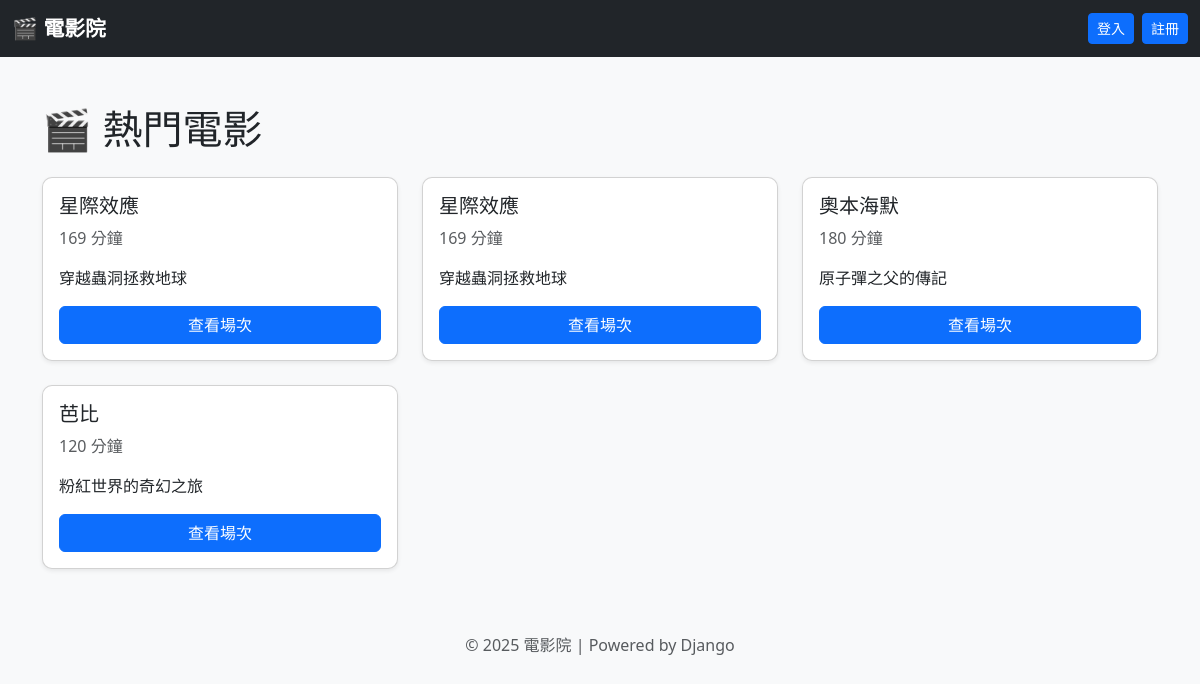
The page / on the database its author committed.
### tickets/models.py (models this page shows, shortened)
class Movie(models.Model):
    title = models.CharField(max_length=100)
    description = models.TextField()
    duration = models.IntegerField()  # 片長（分鐘）
    release_date = models.DateField()
    image_url = models.CharField(max_length=500, null=True, blank=True, default="")  # ✅ 已補 default
    def __str__(self):
        return self.title

### tickets/views.py (the view)
# urls.py: path("", views.movie_list, name="home"),
def movie_list(request):
    movies = Movie.objects.all()
    print("✅ movies:", movies)  # ← 看終端機有沒有印出資料
    return render(request, "movie_list.html", {"movies": movies})

### tickets/templates/movie_list.html (shortened to what this page needs)
{% extends "base.html" %}
{% block content %}
  <h1 class="mb-4">🎬 熱門電影</h1>
  <div class="row row-cols-1 row-cols-md-2 row-cols-lg-3 g-4">
    {% for movie in movies %}
      <div class="col">
        <div class="card h-100 shadow-sm">
          <div class="card-body d-flex flex-column">
            <h5 class="card-title">{{ movie.title }}</h5>
            <p class="card-text text-muted">{{ movie.duration }} 分鐘</p>
            <p class="card-text">{{ movie.description|truncatewords:20 }}</p>
            <a href="{% url 'screening_list' movie.id %}" class="btn btn-primary mt-auto">查看場次</a>
          </div>
        </div>
      </div>
    {% empty %}
      <div class="col">
        <div class="alert alert-warning text-center">目前尚無電影</div>
      </div>
    {% endfor %}
  </div>
{% endblock %}

### tickets/templates/base.html (style rules this page uses)
body { background-color: #f8f9fa; }
.card { box-shadow: 0 4px 6px rgba(0,0,0,0.05); border-radius: 10px; }

### rows shown on the page
Movie: title "星際效應", duration "169", description "穿越蟲洞拯救地球"
Movie: title "星際效應", duration "169", description "穿越蟲洞拯救地球"
Movie: title "奧本海默", duration "180", description "原子彈之父的傳記"
Movie: title "芭比", duration "120", description "粉紅世界的奇幻之旅"
